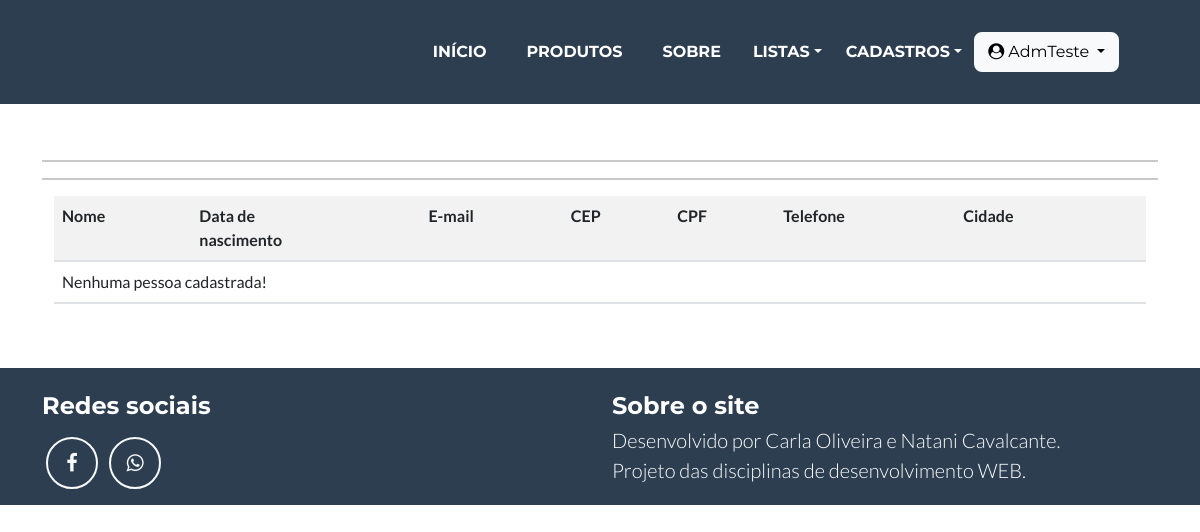
The app's page /listar/pessoa/ (signed in), older data.
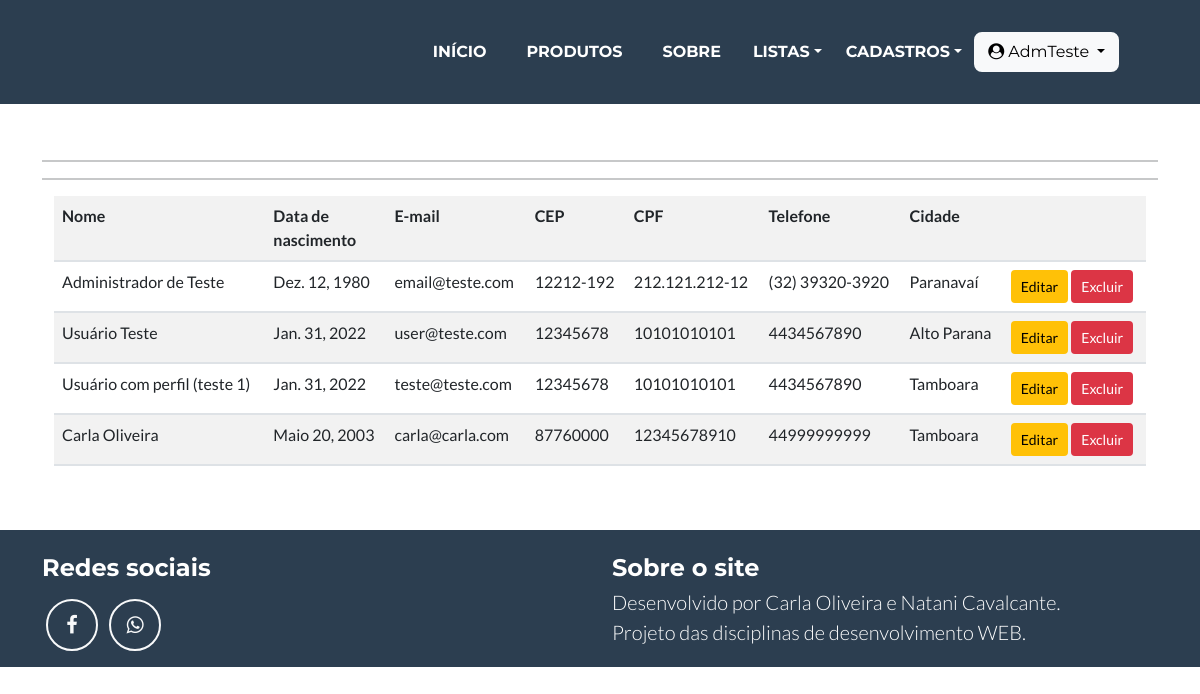
The same page, newer data.
### cadastros/models.py (models this page shows, shortened)
class Pessoa(models.Model):
    nome = models.CharField(max_length=50, verbose_name="Nome Completo", help_text="Insira seu nome completo", null=True)
    nascimento = models.DateField(verbose_name='Data de nascimento', null=True)
    email = models.EmailField(max_length=100, verbose_name="e-mail", null=True)
    cep = models.CharField(max_length=10, verbose_name="CEP", null=True)
    cpf= models.CharField(max_length=14, verbose_name="CPF", null=True)
    telefone= models.CharField(max_length=15, null=True)
    cidade = models.ForeignKey(Cidade, on_delete=models.PROTECT, null=True)
    usuario = models.OneToOneField(User, on_delete=models.PROTECT)

class Cidade(models.Model):
    nome = models.CharField(max_length=50, verbose_name='Cidade')
    estado = models.ForeignKey(Estado, on_delete=models.PROTECT)

### cadastros/views.py (the view)
# urls.py: path('listar/pessoa/', PessoaList.as_view(), name="listar-pessoa"),
class PessoaList(GroupRequiredMixin, LoginRequiredMixin, ListView):
    login_url = reverse_lazy('login')
    group_required = u"Administrador"
    model = Pessoa
    template_name = 'cadastros/listas/pessoa.html'

### cadastros/templates/cadastros/listas/pessoa.html (shortened to what this page needs)
{% extends 'paginas/modelo.html' %}
{% load static %}
{% load crispy_forms_tags %}
{% block conteudo %}
<hr>
<hr>
<div class="container">
    <div class="table-responsive">
        <table class="table table-striped">
            <tr>
                <th>Nome</th>
                <th>Data de <br> nascimento</th>
                <th>E-mail</th>
                <th>CEP</th>
                <th>CPF</th>
                <th>Telefone</th>
                <th>Cidade</th>
                <th></th>
            </tr>
            {% for pessoa in object_list %}
            <tr>
                <td>{{pessoa.nome}}</td>
                <td>{{pessoa.nascimento}}</td>
                <td>{{pessoa.email}}</td>
                <td>{{pessoa.cep}}</td>
                <td>{{pessoa.cpf}}</td>
                <td>{{pessoa.telefone}}</td>
                <td>{{pessoa.cidade.nome}}</td>
                <td>
                    <a href="{% url 'editar-pessoa' pessoa.pk %}" class="btn btn-warning btn-sm" title="Editar">Editar</a>
                    <a href="{% url 'deletar-pessoa' pessoa.pk %}" class="btn btn-danger btn-sm" title="Excluir">Excluir</a>
                </td>
            </tr>
            {% empty %}
            <tr>
                <td colspan="8">Nenhuma pessoa cadastrada!</td>
            </tr>
            {% endfor %}
        </table>
    </div>
</div>
{% endblock %}

### paginas/templates/paginas/modelo.html (shortened to what this page needs)
{% load static %} {% load crispy_forms_tags %}
<!DOCTYPE html>
<html lang="pt-br" class="h-100">
<head>
    <link href="{% static 'css/styles.css' %}" rel="stylesheet" />
    <link rel="stylesheet" href="https://cdnjs.cloudflare.com/ajax/libs/font-awesome/4.7.0/css/font-awesome.min.css">
</head>
<body id="page-top">
    <nav class="navbar navbar-expand-md bg-secondary text-uppercase fixed-top" id="mainNav">
        <div class="container-fluid">
            <div class="collapse navbar-collapse" id="navbarResponsive">
                <ul class="navbar-nav ms-auto">
                    <li class="nav-item mx-1 mx-lg-1"><a class="nav-link py-3 px-0 px-lg-3 rounded" href="{% url 'index' %}">Início</a></li>
                    <li class="nav-item mx-1 mx-lg-1"><a class="nav-link py-3 px-0 px-lg-3 rounded" href="{% url 'listar-produto' %}">Produtos</a></li>
                    <li class="nav-item mx-1 mx-lg-1"><a class="nav-link py-3 px-0 px-lg-3 rounded" href="{% url 'sobre' %}">Sobre</a></li>
                     {% if request.user.is_authenticated and request.user.groups.all.0.name == "Administrador"%}
                    <li class="nav-item dropdown mx-1 mx-lg-1 my-2"><a class="nav-link dropdown-toggle" href="#" id="navbarDropdown" role="button" data-bs-toggle="dropdown" aria-expanded="false">Listas</a>
                    </li>
                    {% endif %} {% if request.user.is_authenticated and request.user.groups.all.0.name == "Administrador" %}
                    <li class="nav-item dropdown mx-1 mx-lg-1 my-2"><a class="nav-link dropdown-toggle" href="#" id="navbarDropdown" role="button" data-bs-toggle="dropdown" aria-expanded="false">Cadastros</a>
                    </li>
                    {% endif %} {% if request.user.is_authenticated %}
                    <div class="dropdown me-5">
                        <button class="btn btn-light dropdown-toggle my-2" type="button" id="dropdownMenuButton" data-bs-toggle="dropdown" aria-expanded="false">
                            <i class="fa fa-user-circle" aria-hidden="true"></i>
                            {{ request.user }}
                        </button>
                    </div>
                    <span class="me-3">&nbsp;</span> {% else %}
                    <a href="{% url 'login' %}" class="btn btn-light mb-3 my-2 me-2">Login</a>
                    <a href="{% url 'registrar' %}" class="btn btn-success mb-3 my-2 mr-2">Registrar</a> {% endif %}
                </ul>
            </div>
        </div>
    </nav>
    <main class="flex-shrink-0">
        <div class="container">
            <br>
            <br>
            <br>
            <br>
            <br>
            <br>
            {% block conteudo %}{% endblock %}
            <br>
            <br>
        </div>
    </main>
    <footer class="footer mt-auto py-3">
        <div class="container">
            <div class="row">
                <div class="col-lg-6 mb-5 mb-lg-0">
                    <h4 class="pt-2 mb-3">Redes sociais</h4>
                    <a class="btn btn-outline-light btn-social mx-1" href="#!"><i class="fa fa-facebook" aria-hidden="true"></i></a>
                    <a class="btn btn-outline-light btn-social mx-1" href="https://api.whatsapp.com/send?phone=5544991650993" target="_blank"><i class="fa fa-whatsapp" aria-hidden="true"></i></a>
                </div>
                <div class="col-lg-6">
                    <h4 class="pt-2 mb-1">Sobre o site</h4>
                    <p class="lead mb-0">
                        Desenvolvido por Carla Oliveira e Natani Cavalcante. <br/> Projeto das disciplinas de desenvolvimento WEB.
                    </p>
                </div>
            </div>
        </div>
    </footer>
</body>
</html>

Row changes from the older to the newer data that the page shows:
added Pessoa: nome "Administrador de Teste", nascimento "Dez. 12, 1980", email "email@teste.com", cep "12212-192", cpf "212.121.212-12", telefone "(32) 39320-3920", cidade.nome "Paranavaí"
added Pessoa: nome "Usuário Teste", nascimento "Jan. 31, 2022", email "user@teste.com", cep "12345678", cpf "10101010101", telefone "4434567890", cidade.nome "Alto Parana"
added Pessoa: nome "Usuário com perfil (teste 1)", nascimento "Jan. 31, 2022", email "teste@teste.com", cep "12345678", cpf "10101010101", telefone "4434567890", cidade.nome "Tamboara"
added Pessoa: nome "Carla Oliveira", nascimento "Maio 20, 2003", email "carla@carla.com", cep "87760000", cpf "12345678910", telefone "44999999999", cidade.nome "Tamboara"
Text that changed along with them:
text no longer shown: "Nenhuma pessoa cadastrada!"
